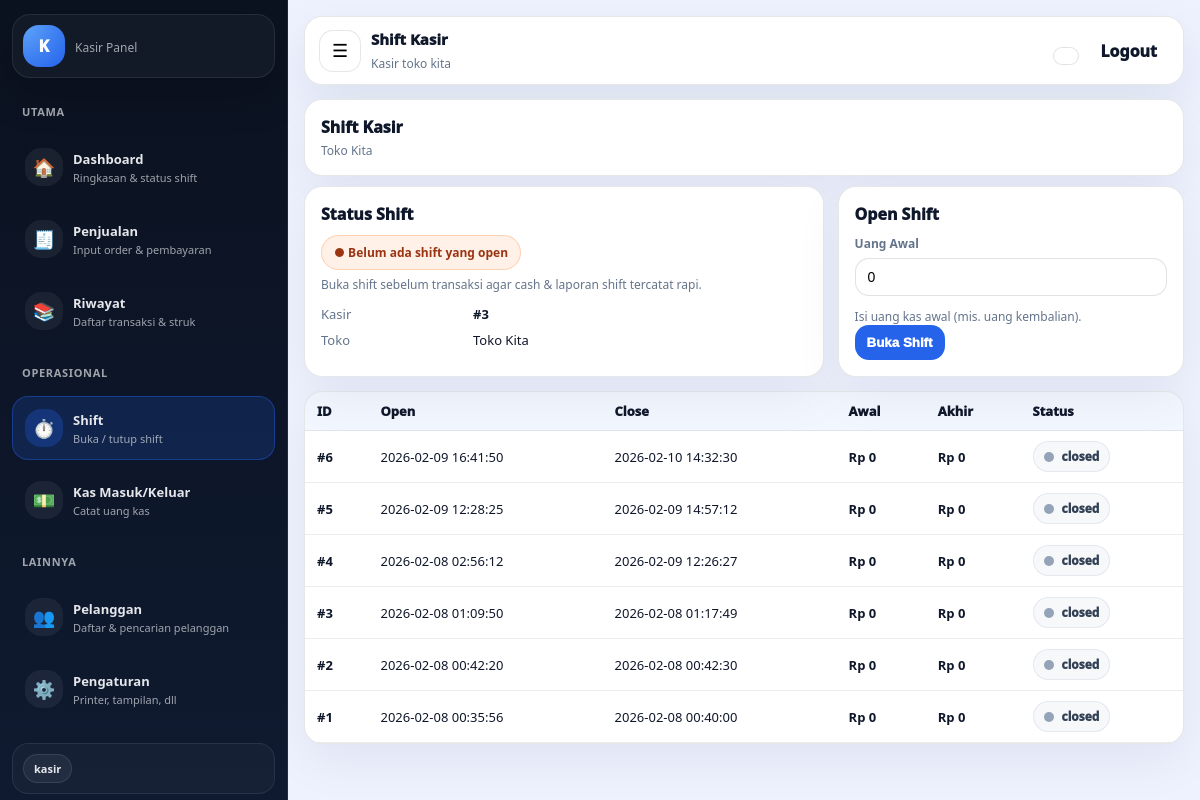
The app's page /advance/kasir_shift.php (signed in) with its own data.
### tables this page shows
CREATE TABLE `stores` (
  `id` bigint(20) UNSIGNED NOT NULL,
  `name` varchar(150) NOT NULL,
  `address` text DEFAULT NULL,
  `phone` varchar(50) DEFAULT NULL,
  `owner_admin_id` bigint(20) UNSIGNED NOT NULL,
  `is_active` tinyint(1) DEFAULT 1,
  `store_type` enum('basic','bom') NOT NULL DEFAULT 'bom',
  `created_at` timestamp NOT NULL DEFAULT current_timestamp(),
  `receipt_header` varchar(255) DEFAULT NULL,
  `receipt_footer` varchar(255) DEFAULT NULL,
  `receipt_show_logo` tinyint(1) DEFAULT 1,
  `receipt_auto_print` tinyint(1) DEFAULT 1,
  `receipt_paper` enum('58mm','80mm') DEFAULT '80mm',
  `receipt_logo_path` varchar(255) DEFAULT NULL
);

CREATE TABLE `cashier_shifts` (
  `id` bigint(20) UNSIGNED NOT NULL,
  `store_id` bigint(20) UNSIGNED NOT NULL,
  `kasir_id` bigint(20) UNSIGNED NOT NULL,
  `opened_at` datetime NOT NULL,
  `closed_at` datetime DEFAULT NULL,
  `opening_cash` int(11) NOT NULL DEFAULT 0,
  `closing_cash` int(11) DEFAULT NULL,
  `note` varchar(255) DEFAULT NULL,
  `status` enum('open','closed') NOT NULL DEFAULT 'open'
);

### config/auth.php (called while the page is built, shortened)
<?php
function auth_user(): ?array { return $_SESSION['user'] ?? null; }

### advance/kasir_shift.php (the view, shortened to what this page needs)
<?php
require __DIR__ . '/../config/db.php';
require __DIR__ . '/../config/auth.php';
$actor   = auth_user();
$kasirId = (int)$actor['id'];
$st = $pdo->prepare("
  SELECT s.id, s.name
  FROM users k
  JOIN stores s ON s.owner_admin_id = k.created_by
  WHERE k.id=? AND s.is_active=1
  LIMIT 1
");
$st->execute([$kasirId]);
$store = $st->fetch();
$storeId   = (int)$store['id'];
$storeName = (string)$store['name'];
$cur = $pdo->prepare("
  SELECT *
  FROM cashier_shifts
  WHERE store_id=? AND kasir_id=? AND status='open'
  ORDER BY id DESC
  LIMIT 1
");
$cur->execute([$storeId, $kasirId]);
$cur->execute([$storeId, $kasirId]);
$openShift = $cur->fetch();
$hist = $pdo->prepare("
  SELECT id, opened_at, closed_at, opening_cash, closing_cash, status
  FROM cashier_shifts
  WHERE store_id=? AND kasir_id=?
  ORDER BY id DESC
  LIMIT 10
");
$hist->execute([$storeId, $kasirId]);
$rows = $hist->fetchAll();
require __DIR__ . '/../publik/partials/kasir_layout_top.php';
?>
<div class="shift-wrap">
  <div class="card">
    <div class="h1">Shift Kasir</div>
    <div class="sub"><?= htmlspecialchars($storeName) ?></div>
  </div>
  <div class="grid">
    <div class="card">
      <div class="h1">Status Shift</div>
      <?php if (!$openShift): ?>
        <div class="pill warn">● Belum ada shift yang open</div>
        <div class="hint">Buka shift sebelum transaksi agar cash & laporan shift tercatat rapi.</div>
        <div class="kv">
          <div class="k">Kasir</div><div><b>#<?= (int)$kasirId ?></b></div>
          <div class="k">Toko</div><div><?= htmlspecialchars($storeName) ?></div>
        </div>
      <?php endif; ?>
    </div>
    <div class="card">
      <?php if (!$openShift): ?>
        <div class="h1">Open Shift</div>
        <form method="post">
          <div class="field">
            <label>Uang Awal</label>
            <input type="number" name="opening_cash" min="0" value="0" required>
            <div class="hint">Isi uang kas awal (mis. uang kembalian).</div>
          </div>
          <button class="btn primary" type="submit">Buka Shift</button>
        </form>
      <?php endif; ?>
    </div>
  </div>
  <div class="table-wrap">
    <table>
      <thead>
        <tr>
          <th>ID</th>
          <th>Open</th>
          <th>Close</th>
          <th>Awal</th>
          <th>Akhir</th>
          <th>Status</th>
        </tr>
      </thead>
      <tbody>
      <?php foreach ($rows as $r): ?>
        <tr>
          <td><b>#<?= (int)$r['id'] ?></b></td>
          <td><?= htmlspecialchars((string)$r['opened_at']) ?></td>
          <td><?= htmlspecialchars((string)($r['closed_at'] ?? '-')) ?></td>
          <td class="money">Rp <?= number_format((int)$r['opening_cash'],0,',','.') ?></td>
          <td class="money"><?= $r['closing_cash']===null ? '-' : 'Rp '.number_format((int)$r['closing_cash'],0,',','.') ?></td>
          <td>
            <span class="status <?= $r['status']==='open' ? 'open' : 'closed' ?>">
              <span class="dot"></span>
              <?= htmlspecialchars((string)$r['status']) ?>
            </span>
          </td>
        </tr>
      <?php endforeach; if (!$rows): ?>
        <tr><td colspan="6">Belum ada shift.</td></tr>
      <?php endif; ?>
      </tbody>
    </table>
  </div>
</div>
<?php require __DIR__ . '/../publik/partials/kasir_layout_bottom.php'; ?>

### publik/partials/kasir_layout_top.php (style rules this page uses)
:root { --bg: #eef2ff; --surface: #ffffff; --ink: #0f172a; --muted: #64748b; --line: rgba(15,23,42,.10); --sidebar: #0b1220; --sidebar2:#0f1a30; --sb-ink: #e5e7eb; --sb-muted: rgba(229,231,235,.68); --sb-line: rgba(148,163,184,.14); --brand: #2563eb; --accent:#f97316; --good: #16a34a; --radius: 18px; --sb-open: 288px; --sb-mini: 84px; }
* { box-sizing:border-box; }
body { margin:0; font-family: system-ui,-apple-system,Segoe UI,Roboto,Arial; background: var(--bg); color: var(--ink); overflow-x: hidden; }
.pill { padding:8px 10px; border-radius:999px; border:1px solid var(--line); background:#fff; font-size:12px; font-weight:900; color: var(--muted); white-space:nowrap; }
.btn { display:inline-flex; align-items:center; gap:8px; padding:10px 12px; border-radius: 14px; border:1px solid var(--line); background:#fff; cursor:pointer; font-weight: 900; text-decoration:none; -webkit-tap-highlight-color: transparent; }

### advance/kasir_shift.php (style rules this page uses)
.shift-wrap { max-width: 1100px; margin: 0 auto; }
.grid { display:grid; grid-template-columns: 1.2fr .8fr; gap: 14px; margin-top: 10px; }
.card { background:#fff; border:1px solid rgba(15,23,42,.10); border-radius:18px; padding:16px; box-shadow: 0 18px 50px rgba(15,23,42,.06); }
.h1 { margin:0; font-size:16px; font-weight:1000; color:#0f172a; }
.sub { color:#64748b; font-size:12px; margin-top:4px; }
.pill { display:inline-flex; align-items:center; gap:8px; padding:8px 12px; border-radius:999px; border:1px solid rgba(15,23,42,.12); background:#fff; font-size:12px; font-weight:900; color:#0f172a; margin-top:10px; }
.pill.warn { background:rgba(249,115,22,.10); border-color:rgba(249,115,22,.25); color:#9a3412; }
.kv { display:grid; grid-template-columns: 140px 1fr; gap:8px 12px; margin-top:12px; font-size:13px; }
.kv .k { color:#64748b; }
.money { white-space:nowrap; font-weight:900; }
.field { display:flex; flex-direction:column; gap:6px; margin-top:10px; }
label { font-size:12px; color:#64748b; font-weight:800; }
input[type="number"], input[type="text"], input[name="note"] { border:1px solid rgba(15,23,42,.12); border-radius:14px; padding:10px 12px; outline:none; font-size:14px; }
.btn { border:none; border-radius:14px; padding:10px 12px; font-weight:950; cursor:pointer; }
.btn.primary { background:#2563eb; color:#fff; }
.hint { font-size:12px; color:#64748b; margin-top:6px; }
.table-wrap { margin-top: 14px; overflow:auto; border-radius:18px; border:1px solid rgba(15,23,42,.10); background:#fff; box-shadow: 0 18px 50px rgba(15,23,42,.06); }
table { width:100%; border-collapse:collapse; min-width:760px; }
th,td { padding:10px 12px; font-size:13px; border-bottom:1px solid rgba(15,23,42,.08); text-align:left; }
th { background: rgba(37,99,235,.06); color:#0f172a; font-weight:1000; }
.status { display:inline-flex; align-items:center; gap:8px; padding:6px 10px; border-radius:999px; border:1px solid rgba(15,23,42,.10); font-weight:950; font-size:12px; }
.dot { width:10px; height:10px; border-radius:999px; background:#94a3b8; }
.status.closed { background:rgba(148,163,184,.08); border-color:rgba(148,163,184,.20); color:#334155; }

### records on screen
stores: name "Toko Kita"
cashier_shifts: id "6", opened_at "2026-02-09 16:41:50", closed_at "2026-02-10 14:32:30", opening_cash "0", closing_cash "0", status "closed"
cashier_shifts: id "5", opened_at "2026-02-09 12:28:25", closed_at "2026-02-09 14:57:12", opening_cash "0", closing_cash "0", status "closed"
cashier_shifts: id "4", opened_at "2026-02-08 02:56:12", closed_at "2026-02-09 12:26:27", opening_cash "0", closing_cash "0", status "closed"
cashier_shifts: id "3", opened_at "2026-02-08 01:09:50", closed_at "2026-02-08 01:17:49", opening_cash "0", closing_cash "0", status "closed"
cashier_shifts: id "2", opened_at "2026-02-08 00:42:20", closed_at "2026-02-08 00:42:30", opening_cash "0", closing_cash "0", status "closed"
cashier_shifts: id "1", opened_at "2026-02-08 00:35:56", closed_at "2026-02-08 00:40:00", opening_cash "0", closing_cash "0", status "closed"

### other values on screen
$role "kasir"
$pageTitle "Shift Kasir"
$kasirName "Kasir toko kita"
$kasirId "3"
